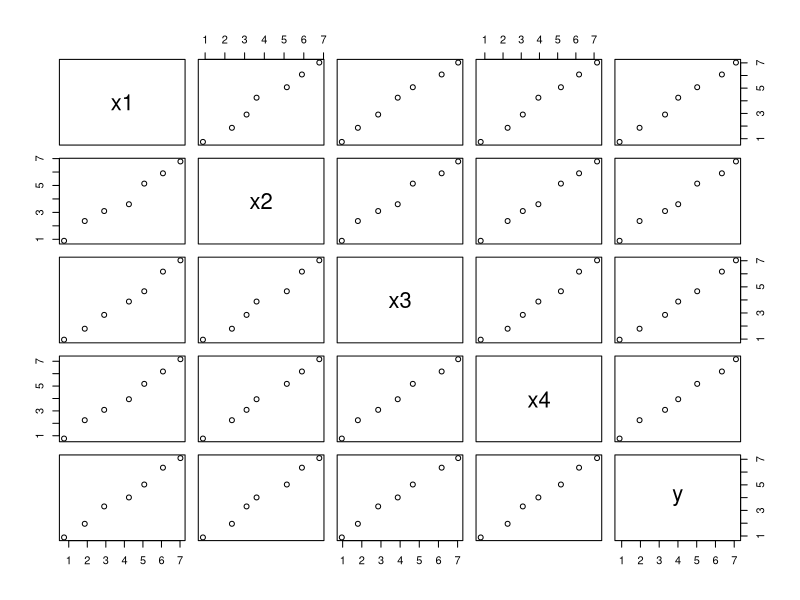
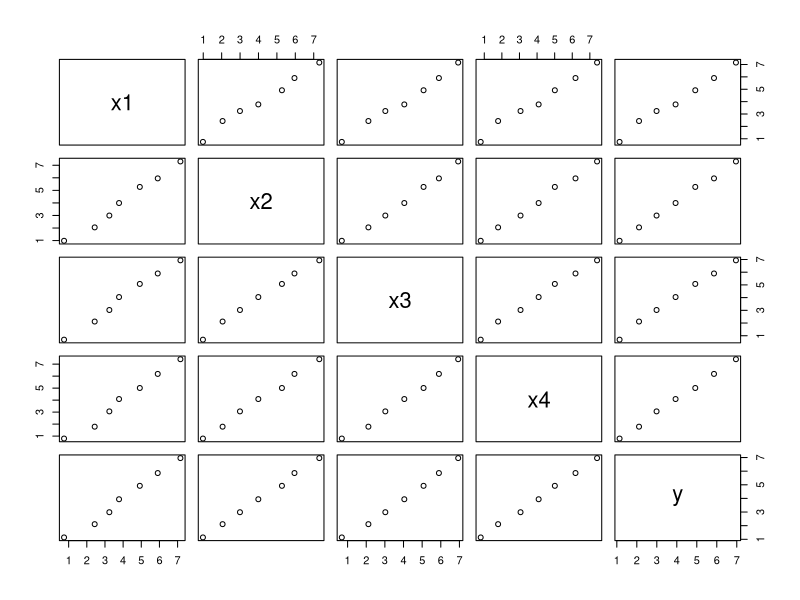
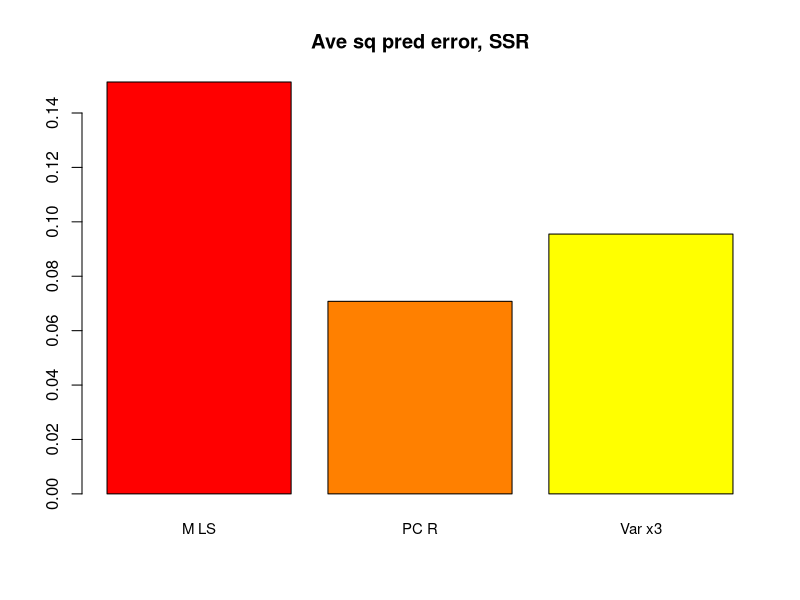

Source code (R) for these figures, in order: (Note: this script raises an error after producing the figures.)
### Principle Component Regression = PCA + OLS
#
# Simu data
set.seed(123)
y <- 1:7 + rnorm(7, sd = 0.2)
x1 <- 1:7 + rnorm(7, sd = 0.2)
x2 <- 1:7 + rnorm(7, sd = 0.2)
x3 <- 1:7 + rnorm(7, sd = 0.2)
x4 <- 1:7 + rnorm(7, sd = 0.2)
data1 <- matrix(c(x1, x2, x3, x4, y), ncol = 5, byrow = F)
# 5 x 7

res <- lm(y ~ x1 + x2 + x3 + x4)
summary(res)

res <- lm(y ~ x1 + x4)
summary(res)

res <- lm(y ~ x4)
summary(res)

pairs(matrix(c(x1, x2, x3, x4, y), ncol = 5, byrow = F),
      labels = c("x1", "x2", "x3", "x4", "y"))

# Simu for data2:
y <- 1:7 + rnorm(7, sd = 0.2)
x1 <- 1:7 + rnorm(7, sd = 0.2)
x2 <- 1:7 + rnorm(7, sd = 0.2)
x3 <- 1:7 + rnorm(7, sd = 0.2)
x4 <- 1:7 + rnorm(7, sd = 0.2)
data2 <- matrix(c(x1, x2, x3, x4, y), ncol = 5, byrow = F)

res <- lm(y ~ x1 + x2 + x3 + x4)
summary(res)

pairs(matrix(c(x1, x2, x3, x4, y), ncol = 5, byrow = F),
      labels = c("x1", "x2", "x3", "x4", "y"))

# run OLS using mean of four x vars as dependent var
xmn1 <- (data1[,1] + data1[,2] + data1[,3] + data1[,4])/4
xmn2 <- (data2[,1] + data2[,2] + data2[,3] + data2[,4])/4
rm1 <- lm(data1[,5] ~ xmn1)
rm2 <- lm(data2[,5] ~ xmn2)
summary(rm1)
summary(rm2)

# Almost all variance explained in first component:
princomp(data1[,1:4])
# Loading structure (of first component)
princomp(data1[,1:4])$loadings[,1]

# Similarly for data2...
princomp(data2[,1:4])

# Save the LS coefficients for predictions:

coef1 <- summary(lm(data1[,5] ~ data1[,1] + data1[,2]+ data1[,3] +
                      data1[,4]))$coefficients[,1]
coef2 <- summary(rm2)$coefficients[,1]

# Note: our full model, mean= PCR, and single variable
# Simulate over 7,000 
nsim <- 7000
error <- 0.2
y <- rep(1:7, 1000) + rnorm(nsim, sd = error)
x1 <- rep(1:7, 1000) + rnorm(nsim, sd = error)
x2 <- rep(1:7, 1000) + rnorm(nsim, sd = error)
x3 <- rep(1:7, 1000) + rnorm(nsim, sd = error)
x4 <- rep(1:7, 1000) + rnorm(nsim, sd = error)

#Test our predicted coefficients

yhat1 <- coef1[1] + matrix(c(x1,x2,x3,x4), ncol=4, byrow=F) %*% as.matrix(coef1[2:5]) # Model 1, multivar LS

test_xmean <- (x1 +x2  +x3 +x4)/4
yhat2 <- coef2[1] + coef2[2] * test_xmean # Model 2, principle component regression
yhat3 <- coef2[1] + coef2[2] * x3 # Model 3, single variable regression

barplot(c(sum((y-yhat1)^2)/nsim, sum((y-yhat2)^2)/nsim, sum((y-yhat3)^2)/nsim),
        col = heat.colors(3), names.arg = c("M LS","PC R","Var x3"), cex.names = 0.9 ,main = "Ave sq pred error, SSR")


### PCA 2

pca_regression <- eigen(cor(spectra))
loadings <- pca_regression[1]


     

        